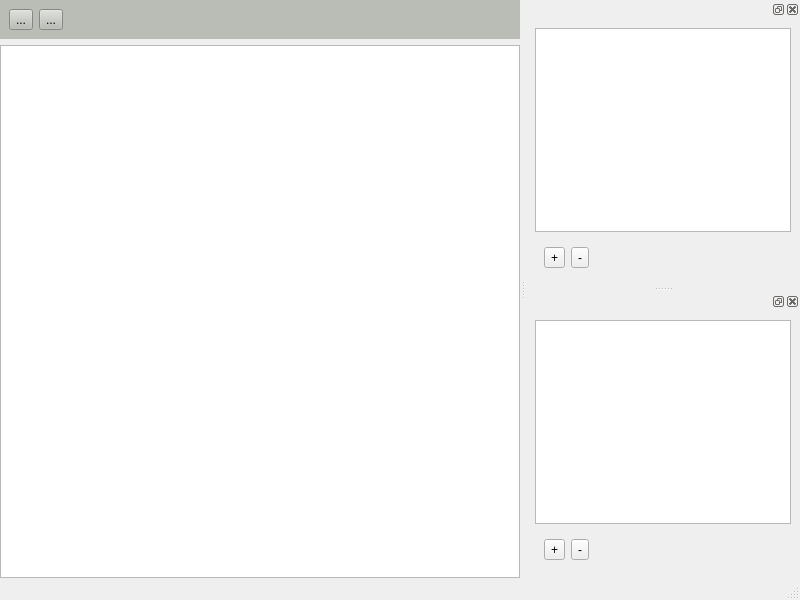
<?xml version="1.0" encoding="UTF-8"?>
<ui version="4.0" idbasedtr="false">
 <class>MainWindow</class>
 <widget class="QMainWindow" name="MainWindow">
  <property name="geometry">
   <rect>
    <x>0</x>
    <y>0</y>
    <width>800</width>
    <height>600</height>
   </rect>
  </property>
  <property name="windowTitle">
   <string>MainWindow</string>
  </property>
  <widget class="QWidget" name="centralwidget">
   <layout class="QGridLayout" name="gridLayout">
    <property name="leftMargin">
     <number>0</number>
    </property>
    <property name="topMargin">
     <number>0</number>
    </property>
    <property name="rightMargin">
     <number>0</number>
    </property>
    <property name="bottomMargin">
     <number>0</number>
    </property>
    <property name="spacing">
     <number>0</number>
    </property>
    <item row="0" column="0">
     <widget class="QStackedWidget" name="stackedWidget">
      <property name="styleSheet">
       <string notr="true"/>
      </property>
      <property name="currentIndex">
       <number>0</number>
      </property>
      <widget class="QWidget" name="page">
       <layout class="QVBoxLayout" name="verticalLayout_3">
        <property name="leftMargin">
         <number>0</number>
        </property>
        <property name="topMargin">
         <number>0</number>
        </property>
        <property name="rightMargin">
         <number>0</number>
        </property>
        <property name="bottomMargin">
         <number>0</number>
        </property>
        <item>
         <widget class="QWidget" name="templateCtrlBar" native="true">
          <property name="styleSheet">
           <string notr="true">background-color: rgb(186, 189, 182);</string>
          </property>
          <layout class="QHBoxLayout" name="horizontalLayout_3">
           <item>
            <widget class="QToolButton" name="toolButton_5">
             <property name="text">
              <string>...</string>
             </property>
            </widget>
           </item>
           <item>
            <widget class="QToolButton" name="toolButton_6">
             <property name="text">
              <string>...</string>
             </property>
            </widget>
           </item>
           <item>
            <spacer name="horizontalSpacer_3">
             <property name="orientation">
              <enum>Qt::Horizontal</enum>
             </property>
             <property name="sizeHint" stdset="0">
              <size>
               <width>40</width>
               <height>20</height>
              </size>
             </property>
            </spacer>
           </item>
          </layout>
         </widget>
        </item>
        <item>
         <widget class="QTextEdit" name="templateEditor"/>
        </item>
       </layout>
      </widget>
      <widget class="QWidget" name="page_2">
       <layout class="QVBoxLayout" name="verticalLayout_4">
        <property name="spacing">
         <number>0</number>
        </property>
        <property name="leftMargin">
         <number>0</number>
        </property>
        <property name="topMargin">
         <number>0</number>
        </property>
        <property name="rightMargin">
         <number>0</number>
        </property>
        <property name="bottomMargin">
         <number>0</number>
        </property>
        <item>
         <widget class="QColumnView" name="csvEditor"/>
        </item>
       </layout>
      </widget>
     </widget>
    </item>
   </layout>
  </widget>
  <widget class="QMenuBar" name="menubar">
   <property name="geometry">
    <rect>
     <x>0</x>
     <y>0</y>
     <width>800</width>
     <height>16</height>
    </rect>
   </property>
  </widget>
  <widget class="QStatusBar" name="statusbar"/>
  <widget class="QDockWidget" name="csvDockView">
   <property name="baseSize">
    <size>
     <width>45</width>
     <height>0</height>
    </size>
   </property>
   <property name="styleSheet">
    <string notr="true"/>
   </property>
   <attribute name="dockWidgetArea">
    <number>2</number>
   </attribute>
   <widget class="QWidget" name="csvDockContents">
    <layout class="QVBoxLayout" name="verticalLayout">
     <item>
      <widget class="QListView" name="csvList"/>
     </item>
     <item>
      <widget class="QWidget" name="csvListCtrlBar" native="true">
       <layout class="QHBoxLayout" name="horizontalLayout">
        <item>
         <widget class="QToolButton" name="toolButton">
          <property name="text">
           <string>+</string>
          </property>
         </widget>
        </item>
        <item>
         <widget class="QToolButton" name="toolButton_2">
          <property name="text">
           <string>-</string>
          </property>
         </widget>
        </item>
        <item>
         <spacer name="horizontalSpacer">
          <property name="orientation">
           <enum>Qt::Horizontal</enum>
          </property>
          <property name="sizeHint" stdset="0">
           <size>
            <width>40</width>
            <height>20</height>
           </size>
          </property>
         </spacer>
        </item>
       </layout>
      </widget>
     </item>
    </layout>
   </widget>
  </widget>
  <widget class="QDockWidget" name="templateDockView">
   <property name="baseSize">
    <size>
     <width>45</width>
     <height>0</height>
    </size>
   </property>
   <property name="styleSheet">
    <string notr="true"/>
   </property>
   <attribute name="dockWidgetArea">
    <number>2</number>
   </attribute>
   <widget class="QWidget" name="templateDockContents">
    <layout class="QVBoxLayout" name="verticalLayout_2">
     <item>
      <widget class="QListView" name="templateList"/>
     </item>
     <item>
      <widget class="QWidget" name="templateListCtrlBar" native="true">
       <layout class="QHBoxLayout" name="horizontalLayout_2">
        <item>
         <widget class="QToolButton" name="toolButton_3">
          <property name="text">
           <string>+</string>
          </property>
         </widget>
        </item>
        <item>
         <widget class="QToolButton" name="toolButton_4">
          <property name="text">
           <string>-</string>
          </property>
         </widget>
        </item>
        <item>
         <spacer name="horizontalSpacer_2">
          <property name="orientation">
           <enum>Qt::Horizontal</enum>
          </property>
          <property name="sizeHint" stdset="0">
           <size>
            <width>40</width>
            <height>20</height>
           </size>
          </property>
         </spacer>
        </item>
       </layout>
      </widget>
     </item>
    </layout>
   </widget>
  </widget>
 </widget>
 <resources/>
 <connections/>
</ui>
